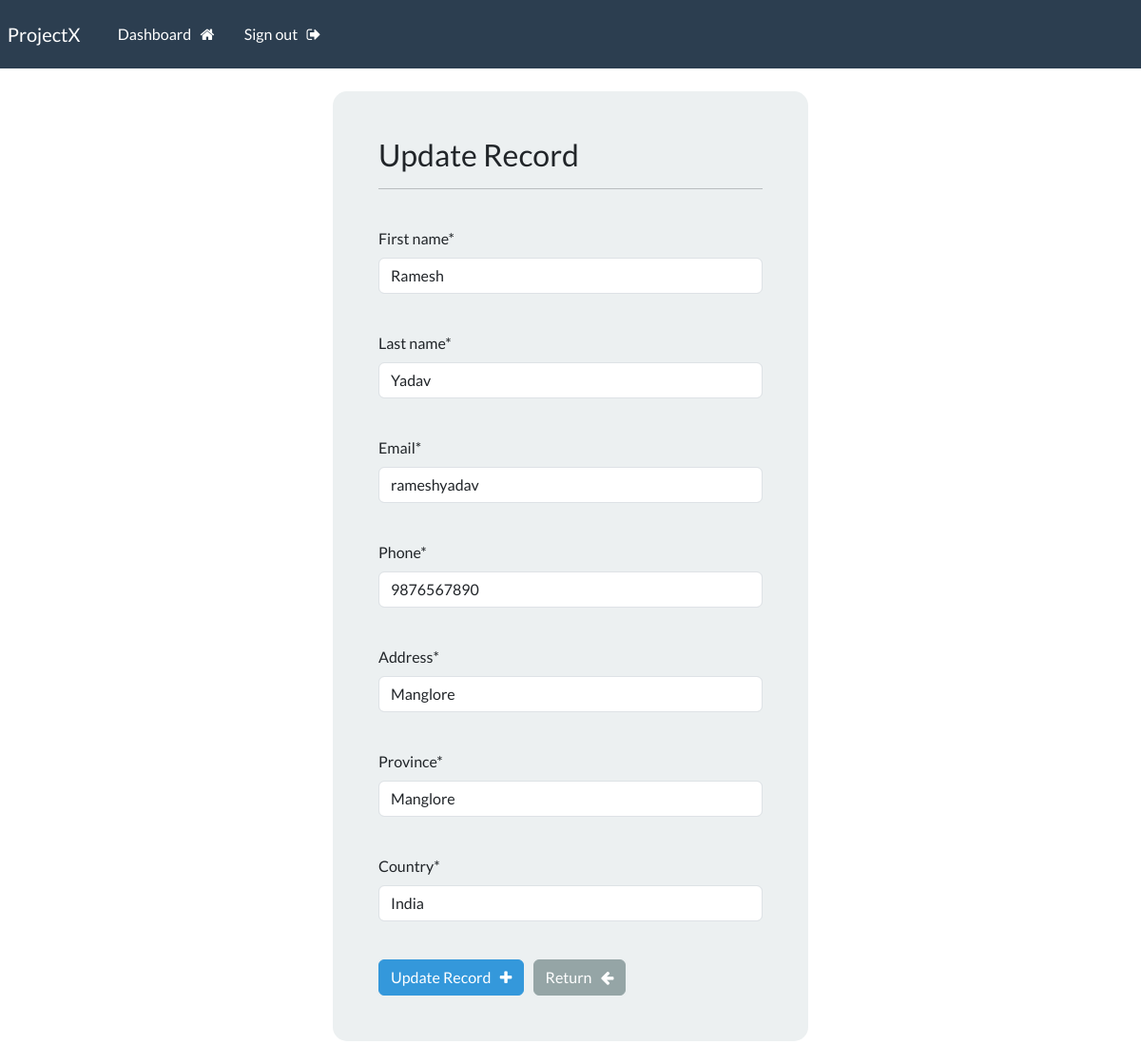
Screenshot of /update-record/4 (signed in) with the database file from the repository.
### webapp/models.py (models this page shows, shortened)
class Record(models.Model):
       creation_date = models.DateTimeField(auto_now_add=True)
       first_name = models.CharField(max_length= 25)
       last_name = models.CharField(max_length= 25)
       email = models.CharField(max_length= 50)
       phone = models.CharField(max_length= 15)
       address = models.CharField(max_length= 75)
       province = models.CharField(max_length= 55)
       country = models.CharField(max_length= 25)

### webapp/views.py (the view)
# urls.py: path('update-record/<int:pk>', views.update_record, name="update-record"),
@login_required(login_url='my-login')
def update_record(request, pk):
    record = Record.objects.get(id=pk)
    form = UpdateRecordForm(instance=record)
    if request.method == "POST":
        form = UpdateRecordForm(request.POST, instance=record)
        if form.is_valid():
            form.save()
            messages.success(request,"Your Record was updated successfully....!")
            return redirect("dashboard")
    context = {'form':form}
    return render(request, 'webapp/update-record.html', context=context)

### webapp/forms.py
class UpdateRecordForm(forms.ModelForm):
     class Meta:
          model = Record
          fields = ['first_name', 'last_name', 'email','phone','address','province','country']

### webapp/templates/webapp/update-record.html (shortened to what this page needs)
{% extends 'webapp/base.html' %}
{% load crispy_forms_tags %}
{% block content %}
  <body>
    <div class = "container bg-light shadow-md p-5 form-layout">
        <h3> Update Record </h3>
        <hr>
        <br>
          <form method="POST" autocomplete="off">
                {{form.first_name|as_crispy_field}}
                <br>
                {{form.last_name|as_crispy_field}}
                <br>
                {{form.email|as_crispy_field}}
                <br>
                {{form.phone|as_crispy_field}}
                <br>
                {{form.address|as_crispy_field}}
                <br>
                {{form.province|as_crispy_field}}
                <br>
                {{form.country|as_crispy_field}}
                <br>
          <button type="submit" class="btn btn-info">
            Update Record &nbsp; <i class="fa fa-plus" aria-hidden="true"></i>
          </button>
          <a href="{% url 'dashboard' %}" class="btn btn-secondary">
            Return &nbsp;  <i class="fa fa-arrow-left" aria-hidden="true"></i>
            </a>
          </form>
    </div>
    <br>
  </body>
{% endblock %}

### static/css/styles.css (style rules this page uses)
.form-layout { border-radius: 15px; width: 500px; }

### rows the page displays
Record: first_name "Ramesh", last_name "Yadav", email "rameshyadav", phone "9876567890", address "Manglore", province "Manglore", country "India"
